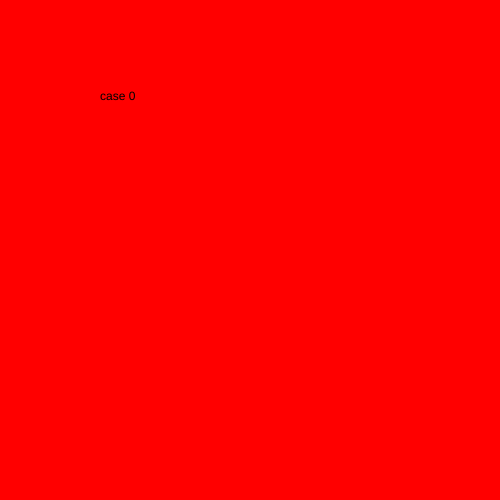
Frame 1 (no input)
Frame 60 (no input): identical to frame 1, image omitted
Frame 120 (the mouse pressed at the canvas centre since frame 60): identical to frame 1, image omitted

The p5.js sketch that drew this single still picture (run headless with seeded random() and noise() and a simulated clock; from frame 60 on, the mouse is pressed at the canvas centre):

// p5.js sketch
// ── sketch.js
let state = 0;

function setup() {
  createCanvas(500, 500);
}

function draw() {
background(220);

switch (state) {
  case 0:
  background("red");
  text("case 0", 100, 100);
  
  break;

  case 1:
  background("green");
  text("case 1", 100, 100);
  break;

  case 2:
  background("blue");
  text("case 2", 100, 100);
  break;
}

}

function mouseReleased(){
  state++;
  if (state > 2) {
    state = 0;
  }
}
